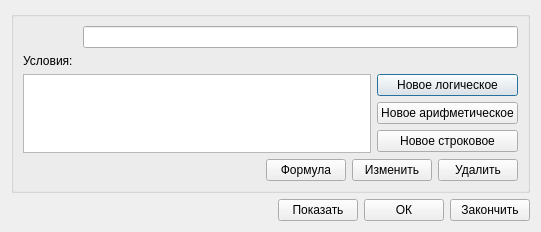
<?xml version="1.0" encoding="UTF-8"?>
<ui version="4.0">
 <class>LaunchConditionsDialog</class>
 <widget class="QDialog" name="LaunchConditionsDialog">
  <property name="geometry">
   <rect>
    <x>0</x>
    <y>0</y>
    <width>541</width>
    <height>232</height>
   </rect>
  </property>
  <property name="windowTitle">
   <string>Условия запуска программного модуля</string>
  </property>
  <layout class="QVBoxLayout" name="verticalLayout_3">
   <item>
    <widget class="QGroupBox" name="groupBox">
     <property name="title">
      <string/>
     </property>
     <layout class="QVBoxLayout" name="verticalLayout_2">
      <item>
       <layout class="QHBoxLayout" name="horizontalLayout_4">
        <item>
         <widget class="QLabel" name="labelSpacers">
          <property name="text">
           <string>                </string>
          </property>
         </widget>
        </item>
        <item>
         <widget class="QLineEdit" name="lineConditions"/>
        </item>
       </layout>
      </item>
      <item>
       <widget class="QLabel" name="label">
        <property name="text">
         <string>Условия:</string>
        </property>
       </widget>
      </item>
      <item>
       <layout class="QHBoxLayout" name="horizontalLayout_3">
        <item>
         <widget class="QListWidget" name="conditions"/>
        </item>
        <item>
         <layout class="QVBoxLayout" name="verticalLayout">
          <item>
           <widget class="QPushButton" name="newLogicButton">
            <property name="text">
             <string>Новое логическое</string>
            </property>
           </widget>
          </item>
          <item>
           <widget class="QPushButton" name="newArithmeticButton">
            <property name="text">
             <string>Новое арифметическое</string>
            </property>
           </widget>
          </item>
          <item>
           <widget class="QPushButton" name="newStringButton">
            <property name="text">
             <string>Новое строковое</string>
            </property>
           </widget>
          </item>
         </layout>
        </item>
       </layout>
      </item>
      <item>
       <layout class="QHBoxLayout" name="horizontalLayout_2">
        <item>
         <spacer name="horizontalSpacer">
          <property name="orientation">
           <enum>Qt::Horizontal</enum>
          </property>
          <property name="sizeHint" stdset="0">
           <size>
            <width>40</width>
            <height>20</height>
           </size>
          </property>
         </spacer>
        </item>
        <item>
         <widget class="QPushButton" name="formulaButton">
          <property name="text">
           <string>Формула</string>
          </property>
         </widget>
        </item>
        <item>
         <widget class="QPushButton" name="changeButton">
          <property name="text">
           <string>Изменить</string>
          </property>
         </widget>
        </item>
        <item>
         <widget class="QPushButton" name="deleteButton">
          <property name="text">
           <string>Удалить</string>
          </property>
         </widget>
        </item>
       </layout>
      </item>
     </layout>
    </widget>
   </item>
   <item>
    <layout class="QHBoxLayout" name="horizontalLayout">
     <item>
      <spacer name="horizontalSpacer_2">
       <property name="orientation">
        <enum>Qt::Horizontal</enum>
       </property>
       <property name="sizeHint" stdset="0">
        <size>
         <width>40</width>
         <height>20</height>
        </size>
       </property>
      </spacer>
     </item>
     <item>
      <widget class="QPushButton" name="showButton">
       <property name="text">
        <string>Показать</string>
       </property>
      </widget>
     </item>
     <item>
      <widget class="QPushButton" name="okButton">
       <property name="text">
        <string>ОК</string>
       </property>
      </widget>
     </item>
     <item>
      <widget class="QPushButton" name="doneButton">
       <property name="text">
        <string>Закончить</string>
       </property>
      </widget>
     </item>
    </layout>
   </item>
  </layout>
 </widget>
 <resources/>
 <connections/>
</ui>
